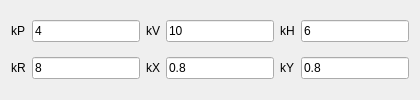
                   <widget class="QWidget" name="ConBP_3">
                    <attribute name="title">
                     <string>BackS</string>
                    </attribute>
                    <layout class="QGridLayout" name="gridLayout_45">
                     <item row="0" column="0">
                      <widget class="QLabel" name="ql_BpkP_3">
                       <property name="text">
                        <string>kP</string>
                       </property>
                      </widget>
                     </item>
                     <item row="1" column="0">
                      <widget class="QLabel" name="ql_BpkR_3">
                       <property name="text">
                        <string>kR</string>
                       </property>
                      </widget>
                     </item>
                     <item row="0" column="4">
                      <widget class="QLabel" name="ql_BpkH_3">
                       <property name="text">
                        <string>kH</string>
                       </property>
                      </widget>
                     </item>
                     <item row="1" column="3">
                      <widget class="QLineEdit" name="ql_BpkX_Data_3">
                       <property name="text">
                        <string>0.8</string>
                       </property>
                      </widget>
                     </item>
                     <item row="1" column="2">
                      <widget class="QLabel" name="ql_BpkX_3">
                       <property name="text">
                        <string>kX</string>
                       </property>
                      </widget>
                     </item>
                     <item row="0" column="2">
                      <widget class="QLabel" name="ql_BpkV_3">
                       <property name="text">
                        <string>kV</string>
                       </property>
                      </widget>
                     </item>
                     <item row="0" column="3">
                      <widget class="QLineEdit" name="ql_BpkV_Data_3">
                       <property name="text">
                        <string>10</string>
                       </property>
                      </widget>
                     </item>
                     <item row="0" column="1">
                      <widget class="QLineEdit" name="ql_BpkP_Data_3">
                       <property name="text">
                        <string>4</string>
                       </property>
                      </widget>
                     </item>
                     <item row="1" column="4">
                      <widget class="QLabel" name="ql_BpkY_3">
                       <property name="text">
                        <string>kY</string>
                       </property>
                      </widget>
                     </item>
                     <item row="1" column="1">
                      <widget class="QLineEdit" name="ql_BpkR_Data_3">
                       <property name="text">
                        <string>8</string>
                       </property>
                      </widget>
                     </item>
                     <item row="1" column="5">
                      <widget class="QLineEdit" name="ql_BpkY_Data_3">
                       <property name="text">
                        <string>0.8</string>
                       </property>
                      </widget>
                     </item>
                     <item row="0" column="5">
                      <widget class="QLineEdit" name="ql_BpkH_Data_3">
                       <property name="text">
                        <string>6</string>
                       </property>
                      </widget>
                     </item>
                    </layout>
                   </widget>
